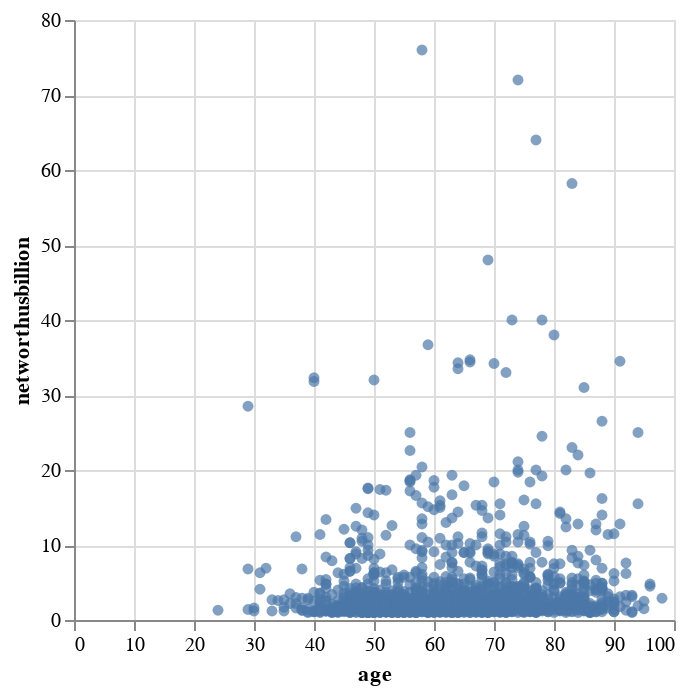

The notebook cell saved with this chart:
### Code cell
# First attempt at using Altair.

alt.Chart(df).mark_circle().encode(
    x='age',
    y='networthusbillion'
).interactive()

### Figure 1 — Vega-Lite specification as saved in the notebook (floating-point values rounded to 4 significant figures; data arrays with more than 128 entries replaced by an {"elided": "..."} marker saying what was removed)
{"config": {"view": {"continuousWidth": 300, "continuousHeight": 300}}, "data": {"name": "data-90c99557c852d48a416f03ba6d508566"}, "mark": {"type": "circle"}, "encoding": {"x": {"field": "age", "type": "quantitative"}, "y": {"field": "networthusbillion", "type": "quantitative"}}, "params": [{"name": "param_1", "select": {"type": "interval", "encodings": ["x", "y"]}, "bind": "scales"}], "$schema": "https://vega.github.io/schema/vega-lite/v5.20.1.json", "datasets": {"data-90c99557c852d48a416f03ba6d508566": {"elided": "1653 records"}}}
